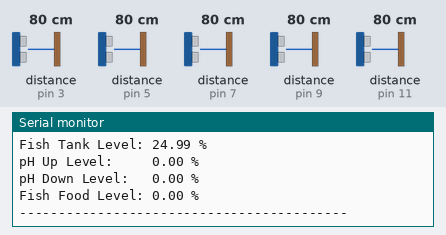
A sketch run on a simulated Arduino Uno, built with avr-gcc and run on an emulated ATmega328P. On the bench: the last lines printed to the serial monitor. Wiring (inferred from the names in the program): 5 × ultrasonic range finder: trigger pin 2, echo pin 3 / trigger pin 4, echo pin 5 / trigger pin 6, echo pin 7 / trigger pin 8, echo pin 9 / trigger pin 10, echo pin 11. The test bench sets the inputs (shaded band); at power-on: distance to the obstacle (sensors on pin 3, pin 5, pin 7, pin 9, pin 11) 80 cm. The echo pulse lasts 58.3 µs per cm.

Above: at 5.9 s.
6.0 s: distance to the obstacle (sensor on pin 3) set to 2 cm
12.1 s: distance to the obstacle (sensor on pin 5) set to 2 cm
18.2 s: distance to the obstacle (sensor on pin 7) set to 2 cm
24.3 s: distance to the obstacle (sensor on pin 9) set to 2 cm
At 26.4 s:
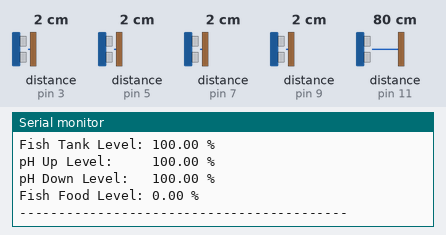
30.4 s: distance to the obstacle (sensor on pin 11) set to 2 cm
At 32.3 s:
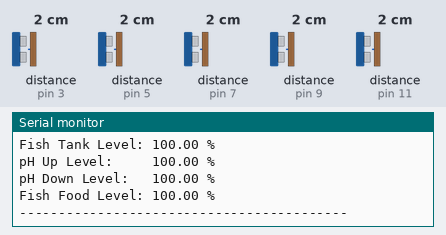
36.5 s: distance to the obstacle (sensor on pin 3) set to 18 cm
Timing chart, 0 to 39.5 s (numbered marks = the images above; inputs shaded):
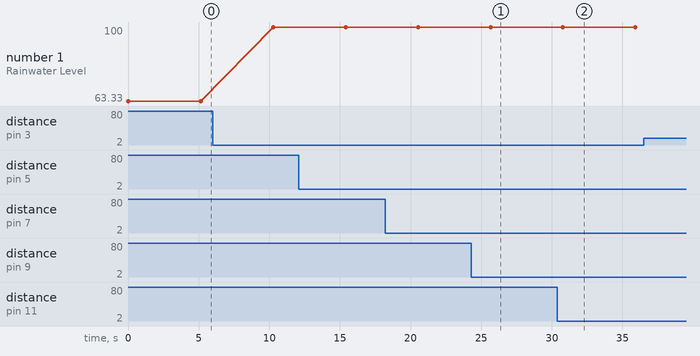

The sketch:

get_levels.ino
```cpp
int rainwater_water_level_trig = 2,
    rainwater_water_level_echo = 3,
    fish_tank_water_level_trig = 4,
    fish_tank_water_level_echo = 5,
    ph_up_level_trig = 6,
    ph_up_level_echo = 7,
    ph_down_level_trig = 8,
    ph_down_level_echo = 9,
    fish_food_level_trig = 10,
    fish_food_level_echo = 11;

//temp
float rainwater_cont_max = 200;
float rainwater_cont_min = 10;

float fish_cont_max = 100;
float fish_cont_min = 20;

float ph_cont_max = 50;
float ph_cont_min = 10;

float fishfood_cont_max = 80;
float fishfood_cont_min = 10;

void setup() {
  pinMode(rainwater_water_level_trig, OUTPUT);
  pinMode(rainwater_water_level_echo, INPUT);
  pinMode(fish_tank_water_level_trig, OUTPUT);
  pinMode(fish_tank_water_level_echo, INPUT);
  pinMode(ph_up_level_trig, OUTPUT);
  pinMode(ph_up_level_echo, INPUT);
  pinMode(ph_down_level_trig, OUTPUT);
  pinMode(ph_down_level_echo, INPUT);
  pinMode(fish_food_level_trig, OUTPUT);
  pinMode(fish_food_level_echo, INPUT);

  Serial.begin(9600);
}

void loop() {
  float rainwater_level = get_distance_cm(rainwater_water_level_trig, rainwater_water_level_echo);
  float fish_tank_level = get_distance_cm(fish_tank_water_level_trig, fish_tank_water_level_echo);
  float ph_up_level = get_distance_cm(ph_up_level_trig, ph_up_level_echo);
  float ph_down_level = get_distance_cm(ph_down_level_trig, ph_down_level_echo);
  float fish_food_level = get_distance_cm(fish_food_level_trig, fish_food_level_echo);

  float cur_rwl   = get_current_level(rainwater_cont_max, rainwater_cont_min, rainwater_level);
  float cur_ftl   = get_current_level(fish_cont_max, fish_cont_min, fish_tank_level);
  float cur_phul  = get_current_level(ph_cont_max, ph_cont_min, ph_up_level);
  float cur_phdl  = get_current_level(ph_cont_max, ph_cont_min, ph_down_level);
  float cur_ffl   = get_current_level(fishfood_cont_max, fishfood_cont_min, fish_food_level);

  Serial.print("Rainwater Level: "); Serial.print(cur_rwl); Serial.println(" %");
  Serial.print("Fish Tank Level: "); Serial.print(cur_ftl); Serial.println(" %");
  Serial.print("pH Up Level:     "); Serial.print(cur_phul); Serial.println(" %");
  Serial.print("pH Down Level:   "); Serial.print(cur_phdl); Serial.println(" %");
  Serial.print("Fish Food Level: "); Serial.print(cur_ffl); Serial.println(" %");
  Serial.println("------------------------------------------");

  delay(5000);
}

float get_distance_cm(int trig, int echo) {
  digitalWrite(trig, LOW);
  delayMicroseconds(2);
  digitalWrite(trig, HIGH);
  delayMicroseconds(10);
  digitalWrite(trig, LOW);

  float duration_us = pulseIn(echo, HIGH);
  float distance_cm = (duration_us * 0.0343) / 2;
  return distance_cm;
}

float get_current_level(float max_distance, float min_distance, float measured_distance) {
  float range = max_distance - min_distance;
  float filled = max_distance - measured_distance;
  float percentage = (filled / range) * 100.0;
  return constrain(percentage, 0.0, 100.0);
}
```

Measured:
- after the input at 24.3 s, the serial monitor: prints a new line after 1.5 s (image 1)
- after the input at 30.4 s, the serial monitor: prints a new line after 0.50 s (image 2)
- plotted number 1: 63.33 → 100 after the input at 6.0 s, 100 → 95.96 after the input at 36.5 s
